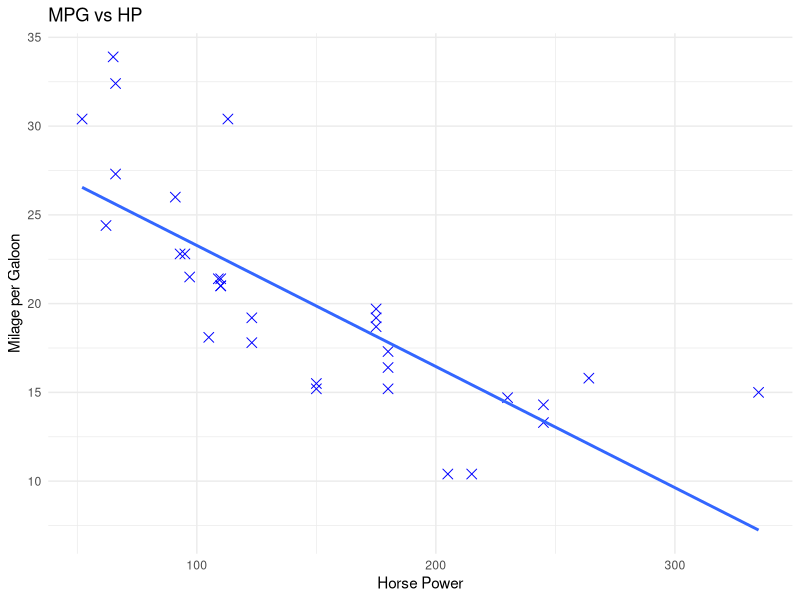

R code for this plot:
data()
mtcars

cor(mtcars$mpg,mtcars$hp)
library(ggplot2)

ggplot(data=mtcars,aes(x=hp,y=mpg))+
         geom_point(shape=4,size=3,color="blue")+
         geom_smooth(method = "lm" ,se=FALSE)+
        labs(title="MPG vs HP",
             x="Horse Power",
             y="Milage per Galoon")+
  theme_minimal()
